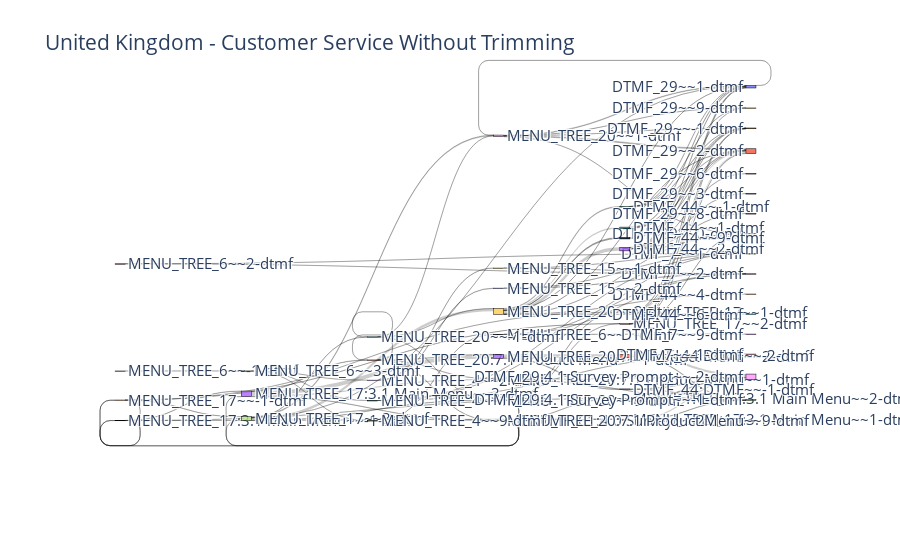

This figure's notebook cell:
### Markdown cell above
# Preformance Over Time

The plots compare the 5 flows over two dimensions. 

1. Count - The number of unique SessionIds
2. PathLength - The number of steps present in the ApplicationExitEvent path variable

### Takeaways

- United Kingdom has a much higher volume than the other flows
- United Kingdom has a higher and more stable average path length
- Path lengths differ between weekdays and weekend, probably because SharkNinja is not taking calls on weekends
- The total count of people calling in on weekends is also smaller
- While path lenght for United Kingdom and Germany became stable around June Italy, France, and Spain did not really level out until September.

### Code cell
FlowName =  "United Kingdom - Customer Service"
df = client.query(sql_temp.format(FlowName)).to_dataframe()
flow = SankeyFlow(df)
flow.plot(0, f"{FlowName} Without Trimming").show()

### Figure 1 — Plotly figure (JSON) as saved in the notebook; plotly's stock layout.template omitted (floating-point values rounded to 4 significant figures)
{"data": [{"link": {"hovertemplate": "%{value} unique users went from %{source.label} to %{target.label}.<br /><br />It took them %{label} in average to reach this point from the start of the flow.<extra></extra>", "label": ["0 days 00:00:02", "0 days 00:00:00", "0 days 00:00:07", "0 days 00:00:13", "0 days 00:00:17", "0 days 00:00:07", "0 days 00:00:24", "0 days 00:00:22", "0 days 00:00:17", "0 days 00:00:22", "0 days 00:00:24", "0 days 00:00:00", "0 days 00:00:00", "0 days 00:00:02", "0 days 00:00:01", "0 days 00:00:09", "0 days 00:00:00", "0 days 00:00:02", "0 days 00:00:00", "0 days 00:00:10", "0 days 00:00:00", "0 days 00:00:03", "0 days 00:00:00", "0 days 00:00:00", "0 days 00:00:00", "0 days 00:00:00", "0 days 00:00:15", "0 days 00:00:09", "0 days 00:00:28", "0 days 00:00:09", "0 days 00:00:06", "0 days 00:00:00", "0 days 00:00:22", "0 days 00:00:18", "0 days 00:00:08", "0 days 00:00:07", "0 days 00:00:13", "0 days 00:00:05", "0 days 00:00:05", "0 days 00:00:00", "0 days 00:00:00", "0 days 00:00:38", "0 days 00:00:08", "0 days 00:00:17", "0 days 00:00:02", "0 days 00:00:00", "0 days 00:00:28", "0 days 00:00:01", "0 days 00:00:03", "0 days 00:00:01", "0 days 00:00:01", "0 days 00:00:00", "0 days 00:00:22", "0 days 00:00:09", "0 days 00:00:25", "0 days 00:00:21", "0 days 00:00:20", "0 days 00:00:25", "0 days 00:00:23", "0 days 00:00:57", "0 days 00:00:14", "0 days 00:00:18", "0 days 00:00:35", "0 days 00:00:17", "0 days 00:00:00", "0 days 00:00:00", "0 days 00:00:00", "0 days 00:00:00", "0 days 00:00:01", "0 days 00:00:03", "0 days 00:00:00", "0 days 00:00:20", "0 days 00:00:37", "0 days 00:00:31", "0 days 00:00:00", "0 days 00:00:14", "0 days 00:00:22", "0 days 00:00:26", "0 days 00:00:00", "0 days 00:00:01", "0 days 00:00:00", "0 days 00:00:04", "0 days 00:00:17", "0 days 00:00:19", "0 days 00:00:02", "0 days 00:00:04", "0 days 00:00:00", "0 days 00:00:00", "0 days 00:00:00", "0 days 00:00:00", "0 days 00:00:00", "0 days 00:00:01", "0 days 00:00:00", "0 days 00:00:16", "0 days 00:00:17", "0 days 00:00:22", "0 days 00:00:27", "0 days 00:00:15", "0 days 00:00:00", "0 days 00:00:26", "0 days 00:00:31", "0 days 00:00:20", "0 days 00:00:46", "0 days 00:00:25", "0 days 00:00:25"], "source": [5, 5, 5, 43, 43, 43, 43, 43, 43, 43, 43, 16, 16, 6, 6, 6, 6, 13, 13, 9, 9, 9, 9, 9, 9, 9, 9, 9, 9, 8, 8, 8, 8, 8, 22, 22, 22, 29, 29, 15, 15, 15, 30, 30, 12, 12, 12, 7, 7, 7, 7, 7, 36, 36, 36, 36, 42, 42, 42, 42, 35, 35, 35, 35, 17, 17, 17, 4, 4, 4, 4, 23, 45, 37, 14, 20, 41, 41, 3, 3, 3, 3, 33, 33, 1, 1, 1, 0, 0, 0, 0, 2, 2, 32, 32, 34, 34, 34, 34, 40, 40, 31, 31, 31, 31], "target": [21, 20, 49, 20, 21, 38, 49, 19, 50, 39, 51, 28, 27, 21, 20, 49, 19, 30, 29, 43, 21, 22, 20, 25, 19, 24, 42, 23, 45, 21, 20, 19, 49, 39, 20, 21, 49, 28, 27, 28, 27, 53, 27, 28, 28, 27, 46, 9, 36, 35, 8, 20, 5, 4, 7, 6, 20, 21, 49, 39, 8, 9, 35, 36, 12, 13, 37, 5, 7, 4, 6, 49, 21, 15, 17, 8, 48, 47, 33, 32, 34, 31, 41, 40, 48, 47, 26, 2, 3, 1, 0, 48, 47, 48, 47, 1, 3, 2, 0, 48, 47, 33, 31, 32, 34], "value": [181, 74, 22, 98, 218, 1, 57, 1, 1, 1, 1, 7, 5, 70, 28, 5, 1, 47, 10, 599, 31, 220, 21, 1, 2, 4, 116, 2, 1, 150, 101, 1, 10, 1, 99, 123, 11, 7, 1, 8, 5, 1, 6, 17, 7, 6, 1, 446, 43, 36, 121, 3, 18, 2, 21, 7, 11, 36, 24, 1, 5, 30, 5, 2, 2, 6, 1, 6, 27, 7, 3, 1, 1, 1, 1, 3, 352, 76, 670, 221, 41, 30, 582, 128, 202, 33, 2, 3, 38, 6, 3, 97, 5, 221, 13, 20, 18, 5, 1, 64, 28, 17, 2, 7, 2]}, "node": {"label": ["MENU_TREE_17:3.1 Main Menu~~-1-dtmf", "MENU_TREE_17:3.1 Main Menu~~1-dtmf", "MENU_TREE_17:3.1 Main Menu~~2-dtmf", "MENU_TREE_17:3.1 Main Menu~~3-dtmf", "MENU_TREE_17~~-1-dtmf", "MENU_TREE_17~~1-dtmf", "MENU_TREE_17~~2-dtmf", "MENU_TREE_17~~3-dtmf", "MENU_TREE_20~~1-dtmf", "MENU_TREE_20~~2-dtmf", "MENU_TREE_22:MENU_TREE~~1-dtmf", "MENU_TREE_22:MENU_TREE~~2-dtmf", "MENU_TREE_4~~1-dtmf", "MENU_TREE_4~~2-dtmf", "MENU_TREE_6~~-1-dtmf", "MENU_TREE_6~~1-dtmf", "MENU_TREE_6~~2-dtmf", "MENU_TREE_6~~3-dtmf", "SMS_2:SMS~~MSG_EVENT", "DTMF_29~~0-dtmf", "DTMF_29~~1-dtmf", "DTMF_29~~2-dtmf", "DTMF_44~~1-dtmf", "DTMF_44~~3-dtmf", "DTMF_44~~4-dtmf", "DTMF_44~~6-dtmf", "DTMF_61:4.0 Survey~~-2-dtmf", "DTMF_7~~1-dtmf", "DTMF_7~~2-dtmf", "MENU_TREE_15~~1-dtmf", "MENU_TREE_15~~2-dtmf", "MENU_TREE_20:7.1 Product Menu~~-1-dtmf", "MENU_TREE_20:7.1 Product Menu~~1-dtmf", "MENU_TREE_20:7.1 Product Menu~~2-dtmf", "MENU_TREE_20:7.1 Product Menu~~9-dtmf", "MENU_TREE_20~~-1-dtmf", "MENU_TREE_20~~9-dtmf", "MENU_TREE_4~~9-dtmf", "DTMF_29~~6-dtmf", "DTMF_29~~9-dtmf", "DTMF_44:DTMF~~-1-dtmf", "DTMF_44:DTMF~~-2-dtmf", "DTMF_44~~-1-dtmf", "DTMF_44~~2-dtmf", "DTMF_44~~3-dtmf", "DTMF_44~~9-dtmf", "DTMF_7~~-1-dtmf", "DTMF_29:4.1 Survey Prompt~~-1-dtmf", "DTMF_29:4.1 Survey Prompt~~-2-dtmf", "DTMF_29~~-1-dtmf", "DTMF_29~~3-dtmf", "DTMF_29~~8-dtmf", "DTMF_29~~9-dtmf", "DTMF_7~~9-dtmf", "DTMF_29~~9-dtmf"], "line": {"color": "black", "width": 0.5}, "thickness": 10}, "type": "sankey"}], "layout": {"autosize": true, "font": {"size": 15}, "plot_bgcolor": "white", "title": {"text": "United Kingdom - Customer Service Without Trimming"}}}
